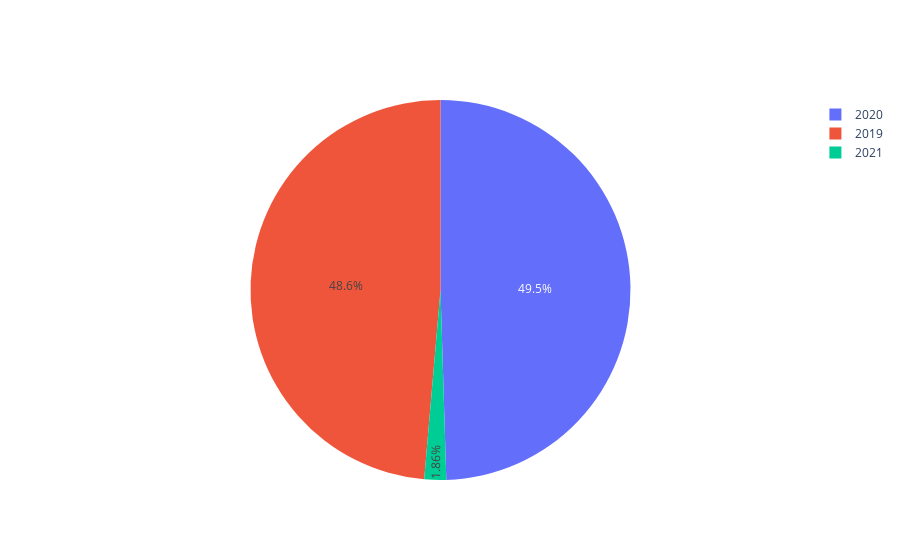

Write notebook code for a chart like this one.
### Code cell
init_notebook_mode(connected = True)
 


 

fig = go.Figure(data=[go.Pie(labels=year,
                      values= df['DOLLIND'])])
 
fig.show()

### Figure 1 — Plotly figure (JSON) as saved in the notebook; plotly's stock layout.template omitted (floating-point values rounded to 4 significant figures; data arrays with more than 128 entries replaced by an {"elided": "..."} marker saying what was removed)
{"data": [{"labels": {"elided": "532 str values"}, "type": "pie", "values": {"elided": "532 float values"}}], "layout": {}}
